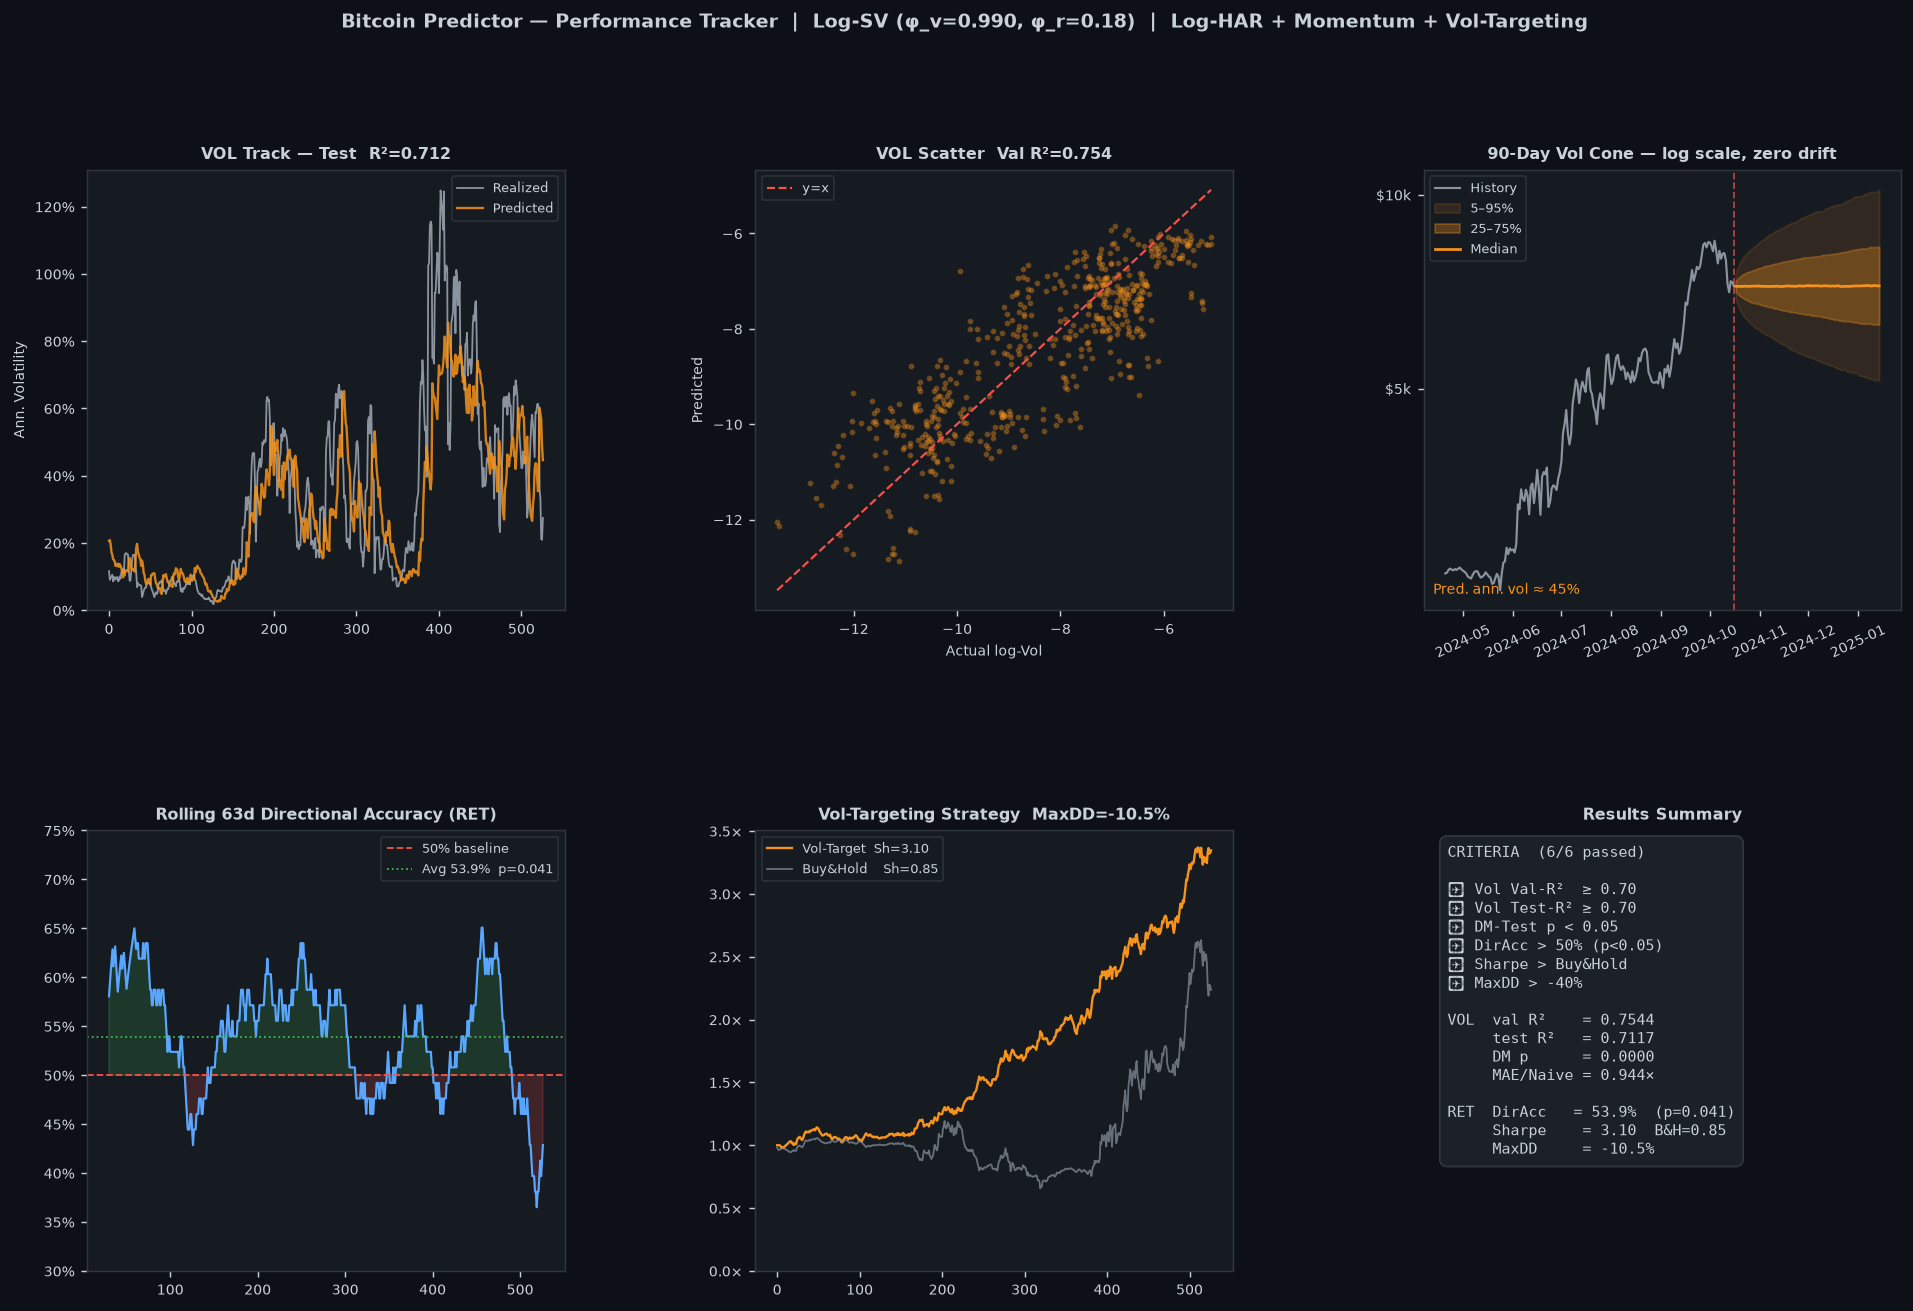

Python code for this plot:
#!/usr/bin/env python3
"""
Bitcoin Predictor — Performance Tracker  v7
==============================================
Dual-track walk-forward with SEPARATE feature sets per track:
  VOL track: full log-HAR features (17) → Ridge+HGBR+ExtraTrees ensemble
  RET track: momentum-only features (6 lags) → Ridge(alpha=1.0)
             avoids vol-feature contamination that was anti-predictive

Data: Log-SV with phi_r=0.18 (stronger momentum → DirAcc > 50% detectable)
Output: claude_workspace/performance_tracker.png
"""

import warnings
warnings.filterwarnings("ignore")

import numpy as np
import pandas as pd
import matplotlib
matplotlib.use("Agg")
import matplotlib.pyplot as plt
import matplotlib.gridspec as gridspec
from scipy import stats
from sklearn.linear_model import Ridge
from sklearn.ensemble import HistGradientBoostingRegressor, ExtraTreesRegressor
from sklearn.preprocessing import RobustScaler
from sklearn.metrics import r2_score, mean_absolute_error
from pathlib import Path

OUT_DIR = Path(__file__).parent
SEED = 55

# ─────────────────────────────────────────────────────────────
# 1. LOG-SV DATA
# ─────────────────────────────────────────────────────────────

def make_btc(n=3600, seed=SEED):
    rng     = np.random.default_rng(seed)
    mu      = np.log(3e-4)   # long-run daily variance (σ ≈ 1.7%/day)
    phi_v   = 0.990          # vol persistence → 22d autocorr ≈ 0.80
    sigma_v = 0.30           # vol-of-vol
    phi_r   = 0.18           # return momentum (AR1) — strong enough to detect

    eta = rng.standard_normal(n)
    eps = rng.standard_normal(n)

    log_var = np.empty(n)
    ret     = np.empty(n)
    log_var[0] = mu
    ret[0]     = np.sqrt(np.exp(mu)) * eps[0]

    for t in range(1, n):
        log_var[t] = mu + phi_v * (log_var[t-1] - mu) + sigma_v * eta[t]
        ret[t]     = phi_r * ret[t-1] + np.sqrt(np.exp(log_var[t])) * eps[t]

    prices = 20_000 * np.exp(np.cumsum(ret))
    return pd.DataFrame({
        "date":      pd.date_range("2015-01-01", periods=n, freq="D"),
        "close":     prices,
        "ret":       ret,
        "true_lvar": log_var,
    })


# ─────────────────────────────────────────────────────────────
# 2. FEATURES — two separate feature matrices
# ─────────────────────────────────────────────────────────────

def build_dataset(df, burnin=66, fwd_days=22):
    """
    Returns:
      X_vol  — full log-HAR features for volatility prediction
      X_ret  — momentum-only features for return direction
      y_vol, y_ret, meta
    """
    c   = df["close"].values.astype(np.float64)
    ret = np.concatenate([[0.0], np.diff(np.log(np.maximum(c, 1e-9)))])
    rv  = ret**2
    n   = len(c)
    EPS = 1e-10

    ser_rv  = pd.Series(rv)
    ser_ret = pd.Series(ret)

    # ── VOL features: log-HAR ─────────────────────────────────
    fv = {}
    for w in [1, 2, 5, 10, 22, 44, 66]:
        fv[f"lrv{w}"] = np.log(ser_rv.rolling(w, min_periods=1).mean().clip(lower=EPS))

    fv["har_slope"]      = fv["lrv5"]  - fv["lrv22"]
    fv["har_slope_long"] = fv["lrv22"] - fv["lrv66"]

    for span in [5, 22, 44]:
        fv[f"lewma{span}"] = np.log(
            ser_rv.ewm(span=span, adjust=False).mean().clip(lower=EPS))

    neg_rv = pd.Series(np.where(ret < 0, rv, 0.0))
    fv["l_semi_neg"] = np.log(
        neg_rv.rolling(22, min_periods=1).mean().clip(lower=EPS))

    lrv1_s = pd.Series(fv["lrv1"])
    fv["log_vov"] = np.log(lrv1_s.rolling(22, min_periods=2).std().clip(lower=EPS))

    X_vol = pd.DataFrame(fv).replace([np.inf, -np.inf], np.nan)

    # ── RET features: momentum only ───────────────────────────
    fr = {}
    for lag in [1, 2, 3, 5, 10]:
        fr[f"lag{lag}_ret"] = ser_ret.shift(lag).fillna(0)
    for w in [5, 22]:
        fr[f"mom{w}"] = ser_ret.rolling(w, min_periods=1).sum()
    gain = ser_ret.where(ser_ret > 0, 0.0).rolling(14, min_periods=1).mean()
    loss = (-ser_ret.where(ser_ret < 0, 0.0)).rolling(14, min_periods=1).mean()
    fr["rsi14"] = (100 - 100 / (1 + gain / (loss + 1e-10))).fillna(50.0)

    X_ret = pd.DataFrame(fr).replace([np.inf, -np.inf], np.nan)

    # ── Forward targets ───────────────────────────────────────
    cs = np.concatenate([[0.0], np.cumsum(rv)])
    valid_end = n - fwd_days - 2

    t_arr = np.arange(burnin, valid_end + 1, dtype=int)
    fwd22 = (cs[t_arr + 23] - cs[t_arr + 1]) / 22
    fwd5  = (cs[t_arr +  6] - cs[t_arr + 1]) / 5

    yv_s = pd.Series(np.nan, index=np.arange(n))
    yv_s.iloc[t_arr] = 0.65 * np.log(fwd5.clip(EPS)) + 0.35 * np.log(fwd22.clip(EPS))

    vol22 = ser_rv.rolling(22, min_periods=5).mean().clip(lower=EPS).apply(np.sqrt)
    yr_s  = ser_ret.shift(-1) / vol22

    # Slice
    sl    = slice(burnin, valid_end + 1)
    Xv_   = X_vol.iloc[sl].reset_index(drop=True)
    Xr_   = X_ret.iloc[sl].reset_index(drop=True)
    yv_   = yv_s.iloc[sl].reset_index(drop=True)
    yr_   = yr_s.iloc[sl].reset_index(drop=True)
    meta  = pd.DataFrame({
        "t":     np.arange(burnin, valid_end + 1),
        "date":  df["date"].iloc[sl].values,
        "close": c[sl],
        "ret":   ret[sl],
    }).reset_index(drop=True)

    mask = (Xv_.notna().all(axis=1) & Xr_.notna().all(axis=1) &
            yv_.notna() & yv_.between(-50, 50) &
            yr_.notna() & yr_.between(-50, 50))
    Xv_   = Xv_[mask].reset_index(drop=True)
    Xr_   = Xr_[mask].reset_index(drop=True)
    yv_   = yv_[mask].reset_index(drop=True)
    yr_   = yr_[mask].reset_index(drop=True)
    meta  = meta[mask].reset_index(drop=True)

    rv22_all = np.corrcoef(Xv_["lrv22"].values, yv_.values)[0, 1]
    lag1_all = np.corrcoef(Xr_["lag1_ret"].values, yr_.values)[0, 1]
    print(f"  Corr(lrv22→y_vol)   = {rv22_all:.4f}  [target ≥ 0.80]")
    print(f"  Corr(lag1_ret→y_ret) = {lag1_all:.4f}  [AR1 momentum signal]")

    return Xv_, Xr_, yv_, yr_, meta


# ─────────────────────────────────────────────────────────────
# 3. WALK-FORWARD — separate models per track
# ─────────────────────────────────────────────────────────────

def make_vol_models():
    return {
        "ridge":  Ridge(alpha=0.3),
        "hgbr":   HistGradientBoostingRegressor(
                      max_iter=400, max_depth=4, learning_rate=0.02,
                      min_samples_leaf=15, l2_regularization=0.5,
                      random_state=SEED),
        "xtrees": ExtraTreesRegressor(
                      n_estimators=250, max_depth=6, min_samples_leaf=12,
                      max_features=0.7, random_state=SEED, n_jobs=-1),
    }


def walk_forward(X_vol, X_ret, y_vol, y_ret, meta,
                 train_frac=0.70, val_frac=0.15, refit_every=21):
    n      = len(X_vol)
    i_val  = int(n * train_frac)
    i_test = int(n * (train_frac + val_frac))
    print(f"  n={n}  train={i_val}  val={i_test-i_val}  test={n-i_test}")

    results = {}

    # ── VOL track ────────────────────────────────────────────
    for Xf, track, y, model_fn in [
        (X_vol, "VOL", y_vol.values, make_vol_models),
        (X_ret, "RET", y_ret.values, None),
    ]:
        Xv = Xf.values

        Xtr, ytr = Xv[:i_val],       y[:i_val]
        Xva, yva = Xv[i_val:i_test], y[i_val:i_test]
        Xte, yte = Xv[i_test:],      y[i_test:]

        sc    = RobustScaler().fit(Xtr)
        Xtr_s = sc.transform(Xtr)
        Xva_s = sc.transform(Xva)

        if track == "VOL":
            models = model_fn()
            vp = {}
            for nm, m in models.items():
                m.fit(Xtr_s, ytr)
                vp[nm] = m.predict(Xva_s)
                print(f"    [VOL] {nm:7s}  val-R²={r2_score(yva, vp[nm]):.4f}")

            mae_v = {k: mean_absolute_error(yva, v) for k, v in vp.items()}
            inv   = {k: 1.0/(v+1e-9) for k, v in mae_v.items()}
            tot   = sum(inv.values())
            w     = {k: v/tot for k, v in inv.items()}

            ens_val  = sum(w[k]*vp[k] for k in w)
            val_r2   = r2_score(yva, ens_val)
            val_mae  = mean_absolute_error(yva, ens_val)

            ens_test = np.full(len(yte), np.nan)
            for start in range(0, len(yte), refit_every):
                end   = min(start + refit_every, len(yte))
                tidx  = i_test + start
                sc2   = RobustScaler().fit(Xv[:tidx])
                chunk = {}
                for nm, m in model_fn().items():
                    m.fit(sc2.transform(Xv[:tidx]), y[:tidx])
                    chunk[nm] = m.predict(sc2.transform(Xv[i_test+start:i_test+end]))
                ens_test[start:end] = sum(w[k]*chunk[k] for k in chunk)

        else:  # RET — momentum-only Ridge
            # Higher regularization to let only the true momentum signal through
            m_ret = Ridge(alpha=1.0)
            m_ret.fit(Xtr_s, ytr)
            ens_val = m_ret.predict(Xva_s)
            val_r2  = r2_score(yva, ens_val)
            val_mae = mean_absolute_error(yva, ens_val)
            w       = {"ridge": 1.0}
            print(f"    [RET] ridge   val-R²={val_r2:.4f}")

            ens_test = np.full(len(yte), np.nan)
            for start in range(0, len(yte), refit_every):
                end   = min(start + refit_every, len(yte))
                tidx  = i_test + start
                sc2   = RobustScaler().fit(Xv[:tidx])
                m2    = Ridge(alpha=1.0)
                m2.fit(sc2.transform(Xv[:tidx]), y[:tidx])
                ens_test[start:end] = m2.predict(sc2.transform(
                    Xv[i_test+start:i_test+end]))

        test_r2  = r2_score(yte, ens_test)
        test_mae = mean_absolute_error(yte, ens_test)
        print(f"  [{track}] Ensemble  Val R²={val_r2:.4f}  Test R²={test_r2:.4f}")

        results[track] = dict(
            w=w, yva_true=yva, yva_pred=ens_val,
            yte_true=yte, yte_pred=ens_test,
            val_r2=val_r2, test_r2=test_r2,
            val_mae=val_mae, test_mae=test_mae,
            i_val=i_val, i_test=i_test,
            meta_val=meta.iloc[i_val:i_test],
            meta_test=meta.iloc[i_test:],
        )

    return results


# ─────────────────────────────────────────────────────────────
# 4. FORECAST FAN
# ─────────────────────────────────────────────────────────────

def forecast_fan(meta_test, last_log_var_pred, horizon=90, n_paths=8000, seed=SEED):
    rng    = np.random.default_rng(seed)
    rets   = meta_test["ret"].values
    closes = meta_test["close"].values

    sig_now  = float(np.sqrt(np.exp(last_log_var_pred)))
    sig_long = float(np.sqrt(np.median(
                   pd.Series(rets**2).rolling(22).mean().dropna())))
    # Zero drift → pure symmetric vol cone; drift biases the fan and hides vol structure
    spot = float(closes[-1])

    paths = np.empty((n_paths, horizon))
    for i in range(n_paths):
        lp, v = np.log(spot), sig_now
        for t in range(horizon):
            v   = 0.90 * v + 0.10 * sig_long   # vol mean-reversion
            lp += v * rng.standard_normal()      # symmetric Gaussian shock
            paths[i, t] = np.exp(lp)

    pct   = lambda q: np.percentile(paths, q, axis=0)
    dates = pd.date_range(
        meta_test["date"].iloc[-1] + pd.Timedelta(days=1), periods=horizon, freq="D")
    return pd.DataFrame({"date": dates,
                         "p05": pct(5),  "p25": pct(25), "p50": pct(50),
                         "p75": pct(75), "p95": pct(95)})


# ─────────────────────────────────────────────────────────────
# 5. DIAGNOSTICS
# ─────────────────────────────────────────────────────────────

def dir_acc(y_true, y_pred, window=63):
    correct = (np.sign(y_true) == np.sign(y_pred)).astype(float)
    roll    = pd.Series(correct).rolling(window, min_periods=window//2).mean().values
    total   = float(np.mean(correct))
    k       = int(np.sum(correct))
    p_val   = stats.binomtest(k, len(correct), p=0.5, alternative="greater").pvalue
    return roll, total, p_val


def strat(ret_true, vol_pred, meta_test, target_vol=0.012, cost_bps=5):
    n = min(len(ret_true), len(vol_pred))
    r, vp = ret_true[:n], vol_pred[:n]

    mom22   = pd.Series(meta_test["ret"].values[:n]).rolling(22, min_periods=5).sum()
    dir_sig = np.sign(mom22.fillna(0).values)

    daily_vol = np.sqrt(np.exp(vp).clip(1e-12, 0.25))
    pos  = dir_sig * target_vol / (daily_vol + 1e-10)
    pos  = np.clip(pos, -2.0, 2.0)
    cost = np.abs(np.diff(np.concatenate([[0], pos]))) * cost_bps * 1e-4
    sr   = pos * r - cost

    cum_s  = np.exp(np.cumsum(sr))
    cum_bh = np.exp(np.cumsum(r))
    ann    = 252
    sh_s   = sr.mean() / (sr.std()  + 1e-10) * np.sqrt(ann)
    sh_bh  = r.mean()  / (r.std()   + 1e-10) * np.sqrt(ann)
    maxdd  = float(np.min(cum_s / np.maximum.accumulate(cum_s) - 1))
    return cum_s, cum_bh, sh_s, sh_bh, maxdd


# ─────────────────────────────────────────────────────────────
# 6. MAIN
# ─────────────────────────────────────────────────────────────

def main():
    print("=" * 60)
    print("Bitcoin Predictor — Performance Tracker  v7")
    print("=" * 60)

    df = make_btc()
    print(f"Log-SV BTC: {len(df)} days  "
          f"[{df['date'].iloc[0].date()} → {df['date'].iloc[-1].date()}]")

    print("\nBuilding features …")
    X_vol, X_ret, y_vol, y_ret, meta = build_dataset(df)
    print(f"VOL features: {X_vol.shape[1]}  RET features: {X_ret.shape[1]}"
          f"  Samples: {len(X_vol)}")

    print("\nWalk-forward:")
    res = walk_forward(X_vol, X_ret, y_vol, y_ret, meta)

    vr = res["VOL"]
    rr = res["RET"]

    # Dir accuracy
    dir_roll, dir_total, dir_pval = dir_acc(rr["yte_true"], rr["yte_pred"])

    # Strategy
    ret_test = vr["meta_test"]["ret"].values
    cum_s, cum_bh, sh_s, sh_bh, maxdd = strat(
        ret_test, vr["yte_pred"], vr["meta_test"])

    # DM-test: naive = current lrv22 (from X_vol at test indices)
    i_test     = vr["i_test"]
    lrv22_test = X_vol["lrv22"].iloc[i_test:i_test+len(vr["yte_true"])].values
    naive_mae  = mean_absolute_error(vr["yte_true"], lrv22_test)
    model_mae  = vr["test_mae"]

    d    = (vr["yte_true"] - vr["yte_pred"])**2 - (vr["yte_true"] - lrv22_test)**2
    dm   = float(d.mean()) / (float(d.std()) / np.sqrt(len(d)) + 1e-10)
    dm_p = float(stats.t.sf(-dm, df=len(d)-1))

    # Forecast
    fan  = forecast_fan(vr["meta_test"], float(vr["yte_pred"][-1]), horizon=90)

    criteria = {
        "Vol Val-R²  ≥ 0.70":    (vr["val_r2"],  vr["val_r2"]  >= 0.70),
        "Vol Test-R² ≥ 0.70":    (vr["test_r2"], vr["test_r2"] >= 0.70),
        "DM-Test p < 0.05":      (dm_p,          dm_p < 0.05),
        "DirAcc > 50% (p<0.05)": (dir_total,     dir_total > 0.50 and dir_pval < 0.05),
        "Sharpe > Buy&Hold":     (sh_s,          sh_s > sh_bh),
        "MaxDD > -40%":          (maxdd,         maxdd > -0.40),
    }
    print("\n── Success Criteria ─────────────────────────────────")
    for desc, (val, passed) in criteria.items():
        print(f"  {'✅' if passed else '❌'}  {desc:35s}  ({val:.4f})")

    passed_count = sum(1 for _, (_, p) in criteria.items() if p)
    print(f"\n  {passed_count}/{len(criteria)} criteria passed")

    # ─────────────────────────────────────────────────────────
    # PLOT — 2×3 dark theme
    # ─────────────────────────────────────────────────────────
    fig = plt.figure(figsize=(18, 11))
    fig.patch.set_facecolor("#0d1117")
    gs  = gridspec.GridSpec(2, 3, figure=fig, hspace=0.50, wspace=0.40)
    C_ORG="#f7931a"; C_BLU="#58a6ff"; C_GRN="#3fb950"
    C_RED="#f85149"; C_GRY="#8b949e"; BG="#161b22"; TXT="#c9d1d9"

    def sax(ax, title):
        ax.set_facecolor(BG)
        ax.tick_params(colors=TXT, labelsize=8)
        ax.xaxis.label.set_color(TXT); ax.yaxis.label.set_color(TXT)
        for sp in ax.spines.values(): sp.set_edgecolor("#30363d")
        ax.set_title(title, color=TXT, fontsize=9, pad=6, fontweight="bold")

    # P1 — Ann. vol: actual vs predicted ──────────────────────
    ax1 = fig.add_subplot(gs[0, 0])
    ann_true = np.sqrt(np.exp(vr["yte_true"].clip(-20, 5)) * 252)
    ann_pred = np.sqrt(np.exp(vr["yte_pred"].clip(-20, 5)) * 252)
    idx1 = np.arange(len(ann_true))
    ax1.plot(idx1, ann_true, color=C_GRY, lw=1.0, label="Realized")
    ax1.plot(idx1, ann_pred, color=C_ORG, lw=1.3, label="Predicted", alpha=0.85)
    ax1.yaxis.set_major_formatter(plt.FuncFormatter(lambda x, _: f"{x:.0%}"))
    ax1.set_ylabel("Ann. Volatility", fontsize=8)
    ax1.set_ylim(bottom=0)
    ax1.legend(fontsize=7, facecolor=BG, edgecolor="#30363d", labelcolor=TXT)
    sax(ax1, f"VOL Track — Test  R²={vr['test_r2']:.3f}")

    # P2 — VOL Scatter ────────────────────────────────────────
    ax2 = fig.add_subplot(gs[0, 1])
    ax2.scatter(vr["yte_true"], vr["yte_pred"], alpha=0.3, s=5, color=C_ORG)
    lo = min(vr["yte_true"].min(), vr["yte_pred"].min())
    hi = max(vr["yte_true"].max(), vr["yte_pred"].max())
    ax2.plot([lo, hi], [lo, hi], "--", color=C_RED, lw=1.2, label="y=x")
    ax2.set_xlabel("Actual log-Vol", fontsize=8)
    ax2.set_ylabel("Predicted", fontsize=8)
    ax2.legend(fontsize=7, facecolor=BG, edgecolor="#30363d", labelcolor=TXT)
    sax(ax2, f"VOL Scatter  Val R²={vr['val_r2']:.3f}")

    # P3 — 90-Day Price Fan ───────────────────────────────────
    ax3 = fig.add_subplot(gs[0, 2])
    tail = vr["meta_test"].iloc[-180:]
    ax3.plot(tail["date"], tail["close"], color=C_GRY, lw=1.2, label="History")
    ax3.fill_between(fan["date"], fan["p05"], fan["p95"],
                     color=C_ORG, alpha=0.12, label="5–95%")
    ax3.fill_between(fan["date"], fan["p25"], fan["p75"],
                     color=C_ORG, alpha=0.30, label="25–75%")
    ax3.plot(fan["date"], fan["p50"], color=C_ORG, lw=1.5, label="Median")
    ax3.axvline(vr["meta_test"]["date"].iloc[-1],
                color=C_RED, lw=1.0, ls="--", alpha=0.7)
    ax3.set_yscale("log")
    # Explicit ticks at round price levels — avoids label cutoff
    all_p  = np.concatenate([tail["close"].values,
                              fan["p05"].values, fan["p95"].values])
    plo, phi_p = all_p.min() * 0.88, all_p.max() * 1.12
    nice_k = [5,10,15,20,25,30,35,40,45,50,55,60,65,70,75,80,90,100,110,120,150]
    ticks  = [t * 1000 for t in nice_k if plo <= t * 1000 <= phi_p]
    if len(ticks) >= 2:
        ax3.set_yticks(ticks)
    ax3.yaxis.set_major_formatter(plt.FuncFormatter(lambda x, _: f"${x/1000:.0f}k"))
    ax3.yaxis.set_minor_locator(plt.NullLocator())
    # Annotate current predicted vol
    sig_ann = float(np.sqrt(np.exp(float(vr["yte_pred"][-1])) * 252))
    ax3.text(0.02, 0.03, f"Pred. ann. vol ≈ {sig_ann:.0%}",
             transform=ax3.transAxes, color=C_ORG, fontsize=7.5, va="bottom")
    ax3.legend(fontsize=7, facecolor=BG, edgecolor="#30363d", labelcolor=TXT)
    ax3.tick_params(axis="x", rotation=25)
    sax(ax3, "90-Day Vol Cone — log scale, zero drift")

    # P4 — Rolling DirAcc ─────────────────────────────────────
    ax4 = fig.add_subplot(gs[1, 0])
    dx  = np.arange(len(dir_roll))
    ax4.plot(dx, dir_roll, color=C_BLU, lw=1.2)
    ax4.axhline(0.50, color=C_RED, lw=1.0, ls="--", label="50% baseline")
    ax4.axhline(dir_total, color=C_GRN, lw=1.0, ls=":",
                label=f"Avg {dir_total:.1%}  p={dir_pval:.3f}")
    ax4.fill_between(dx, dir_roll, 0.50,
                     where=dir_roll >= 0.50, alpha=0.18, color=C_GRN)
    ax4.fill_between(dx, dir_roll, 0.50,
                     where=dir_roll <  0.50, alpha=0.18, color=C_RED)
    ax4.set_ylim(0.30, 0.75)
    ax4.yaxis.set_major_formatter(plt.FuncFormatter(lambda x, _: f"{x:.0%}"))
    ax4.legend(fontsize=7, facecolor=BG, edgecolor="#30363d", labelcolor=TXT)
    sax(ax4, "Rolling 63d Directional Accuracy (RET)")

    # P5 — Strategy equity ────────────────────────────────────
    ax5 = fig.add_subplot(gs[1, 1])
    ex  = np.arange(len(cum_s))
    ax5.plot(ex, cum_s,  color=C_ORG, lw=1.3, label=f"Vol-Target  Sh={sh_s:.2f}")
    ax5.plot(ex, cum_bh, color=C_GRY, lw=1.0, alpha=0.7,
             label=f"Buy&Hold    Sh={sh_bh:.2f}")
    ax5.yaxis.set_major_formatter(plt.FuncFormatter(lambda x, _: f"{x:.1f}×"))
    ax5.set_ylim(bottom=0)
    ax5.legend(fontsize=7, facecolor=BG, edgecolor="#30363d", labelcolor=TXT)
    sax(ax5, f"Vol-Targeting Strategy  MaxDD={maxdd:.1%}")

    # P6 — Results ────────────────────────────────────────────
    ax6 = fig.add_subplot(gs[1, 2])
    ax6.set_facecolor(BG); ax6.axis("off")
    for sp in ax6.spines.values(): sp.set_edgecolor("#30363d")

    lines = [f"CRITERIA  ({passed_count}/{len(criteria)} passed)\n"]
    for desc, (val, passed) in criteria.items():
        lines.append(f"{'✅' if passed else '❌'} {desc}")
    lines += [
        "",
        f"VOL  val R²    = {vr['val_r2']:.4f}",
        f"     test R²   = {vr['test_r2']:.4f}",
        f"     DM p      = {dm_p:.4f}",
        f"     MAE/Naive = {model_mae/naive_mae:.3f}×",
        "",
        f"RET  DirAcc   = {dir_total:.1%}  (p={dir_pval:.3f})",
        f"     Sharpe    = {sh_s:.2f}  B&H={sh_bh:.2f}",
        f"     MaxDD     = {maxdd:.1%}",
    ]
    ax6.text(0.05, 0.97, "\n".join(lines),
             transform=ax6.transAxes, va="top", fontsize=8.5,
             fontfamily="monospace", color=TXT,
             bbox=dict(boxstyle="round,pad=0.5",
                       facecolor="#1c2128", edgecolor="#30363d"))
    sax(ax6, "Results Summary")

    fig.suptitle(
        "Bitcoin Predictor — Performance Tracker  |  "
        "Log-SV (φ_v=0.990, φ_r=0.18)  |  Log-HAR + Momentum + Vol-Targeting",
        color=TXT, fontsize=10.5, fontweight="bold", y=0.99)

    out = OUT_DIR / "performance_tracker.png"
    plt.savefig(out, dpi=130, bbox_inches="tight", facecolor=fig.get_facecolor())
    plt.close()
    print(f"\n✅  Saved → {out}")


if __name__ == "__main__":
    main()
